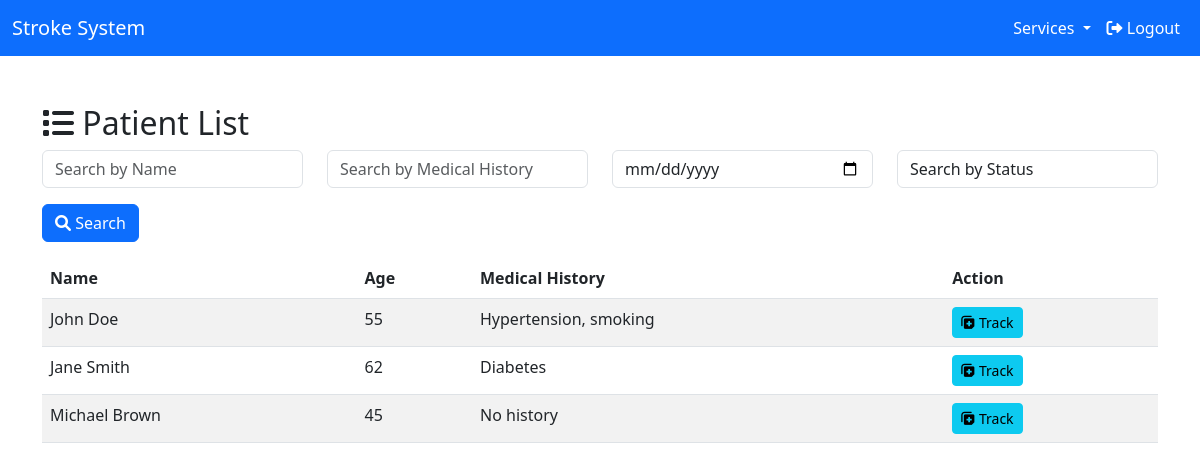
Screenshot of /patient_list.php (signed in) with the database file from the repository.
### tables this page shows
CREATE TABLE patients (
    id INT AUTO_INCREMENT PRIMARY KEY,
    name VARCHAR(100) NOT NULL,
    age INT NOT NULL,
    medical_history TEXT,
    doctor_id INT,
    created_at DATETIME DEFAULT CURRENT_TIMESTAMP,
    FOREIGN KEY (doctor_id) REFERENCES users(id)
);

### patient_list.php (the view, shortened to what this page needs)
<?php
include 'db.php';
$name_search = $_POST['name_search'] ?? '';
$history_search = $_POST['history_search'] ?? '';
$date_search = $_POST['date_search'] ?? '';
$query = "SELECT p.* FROM patients p LEFT JOIN patient_records pr ON p.id = pr.patient_id WHERE p.doctor_id = " . $_SESSION['user_id'];
$query .= " GROUP BY p.id";
$result = $conn->query($query);
include 'header.php';
?>
<div class="container mt-5">
    <h2><i class="fas fa-list"></i> Patient List</h2>
    <form method="POST" class="mb-3">
        <div class="row">
            <div class="col-md-3 mb-3">
                <input type="text" name="name_search" class="form-control" placeholder="Search by Name" value="<?php echo $name_search; ?>">
            </div>
            <div class="col-md-3 mb-3">
                <input type="text" name="history_search" class="form-control" placeholder="Search by Medical History" value="<?php echo $history_search; ?>">
            </div>
            <div class="col-md-3 mb-3">
                <input type="date" name="date_search" class="form-control" value="<?php echo $date_search; ?>">
            </div>
            <div class="col-md-3 mb-3">
                <select name="status_search" class="form-control">
                    <option value="">Search by Status</option>
                </select>
            </div>
        </div>
        <button type="submit" class="btn btn-primary"><i class="fas fa-search"></i> Search</button>
    </form>
    <table class="table table-striped">
        <thead><tr><th>Name</th><th>Age</th><th>Medical History</th><th>Action</th></tr></thead>
        <tbody>
            <?php while($row = $result->fetch_assoc()): ?>
                <tr>
                    <td><?php echo $row['name']; ?></td>
                    <td><?php echo $row['age']; ?></td>
                    <td><?php echo $row['medical_history'] ?? 'N/A'; ?></td>
                    <td><a href="track_patient.php?id=<?php echo $row['id']; ?>" class="btn btn-info btn-sm"><i class="fas fa-notes-medical"></i> Track</a></td>
                </tr>
            <?php endwhile; ?>
        </tbody>
    </table>
</div>
<?php include 'footer.php'; ?>

### rows the page displays
patients: name "John Doe", age "55", medical_history "Hypertension, smoking"
patients: name "Jane Smith", age "62", medical_history "Diabetes"
patients: name "Michael Brown", age "45", medical_history "No history"
